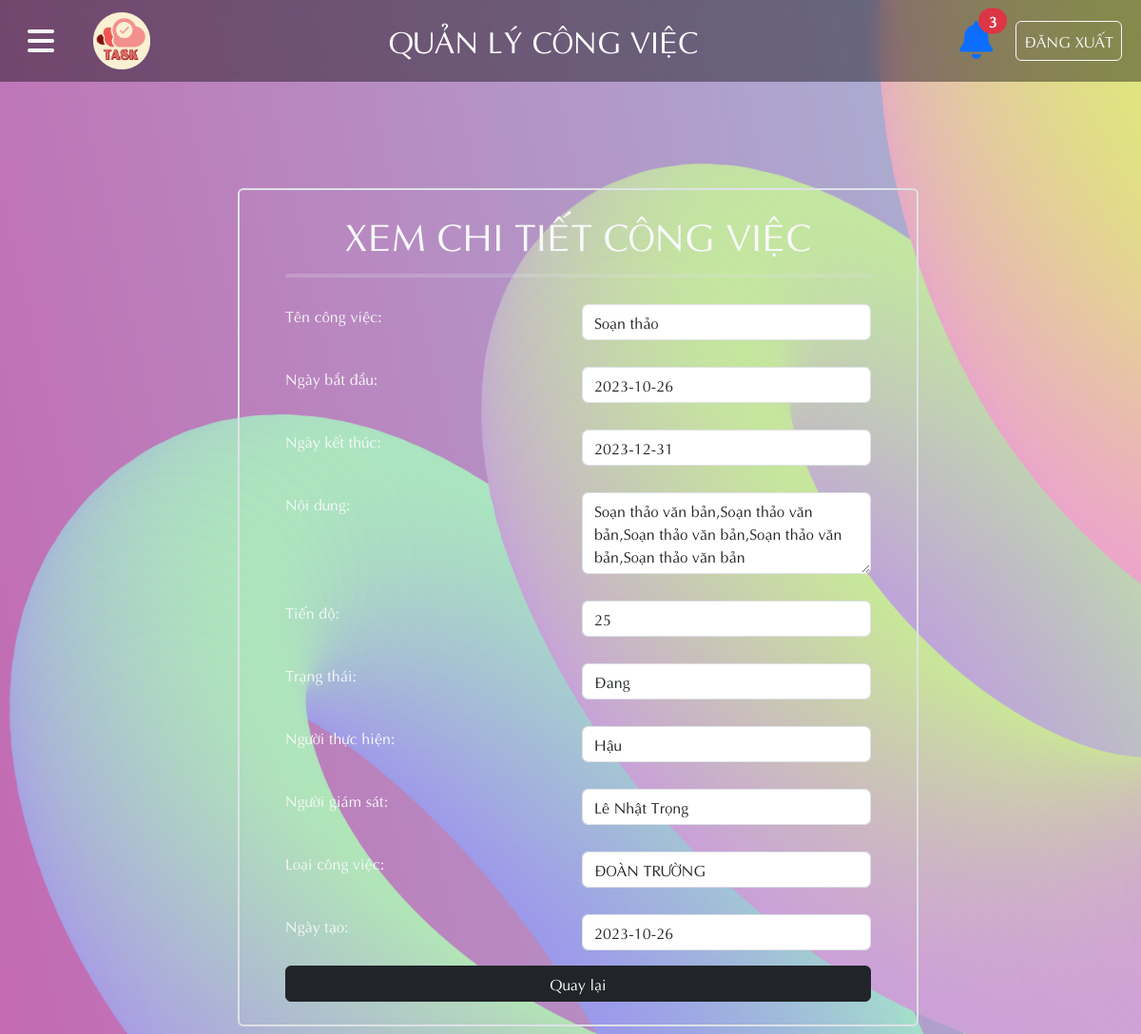
The page /Admin/ad_congviec_chitiet.php?chitiet_ma=6 on the database its author committed.
### tables this page shows
CREATE TABLE `congviec` (
  `CV_MA` int(10) NOT NULL,
  `CV_TEN` varchar(50) NOT NULL,
  `CV_NGAYBATDAU` date NOT NULL,
  `CV_NGAYKETTHUC` date NOT NULL,
  `CV_NOIDUNG` text NOT NULL,
  `CV_TIENDO` varchar(50) NOT NULL,
  `CV_TRANGTHAICV` varchar(50) NOT NULL,
  `CV_NGAYTAO` date NOT NULL,
  `CV_NTH` int(10) NOT NULL,
  `CV_NGS` int(10) NOT NULL,
  `LCV_MA` int(10) NOT NULL
);

CREATE TABLE `nguoidung` (
  `ND_MA` int(10) NOT NULL,
  `ND_HOTEN` varchar(50) NOT NULL,
  `ND_NGAYSINH` date NOT NULL,
  `ND_DIACHI` varchar(50) NOT NULL,
  `ND_SDT` varchar(10) NOT NULL,
  `ND_EMAIL` varchar(50) NOT NULL,
  `ND_MSCB` int(10) NOT NULL,
  `ND_MATKHAU` varchar(32) NOT NULL
);

CREATE TABLE `loaicongviec` (
  `LCV_MA` int(10) NOT NULL,
  `LCV_TEN` varchar(50) NOT NULL
);

### Admin/ad_thongbao.php (called while the page is built, shortened)
<?php include_once '../condb/condb.php';
$query_chuadoc = "SELECT * FROM thongbao WHERE TB_XEM = '0'";
$soluong_chuadoc = $conn->query($query_chuadoc);
$soluong_thongbao = mysqli_num_rows($soluong_chuadoc);
?>

### Admin/ad_congviec_chitiet.php (the view, shortened to what this page needs)
<?php
include_once('../condb/condb.php');
include_once './ad_thongbao.php';
$ma = $_GET['chitiet_ma'];
$query_congviec = "SELECT * FROM congviec WHERE CV_MA='$ma'";
$congviec_data = mysqli_query($conn, $query_congviec);
$congviec = mysqli_fetch_array($congviec_data);
?>
<!DOCTYPE html>
<html lang="en">
<head>
    <link href="../styles/style.css?v=<?php echo time(); ?>" rel="stylesheet" type="text/css" />
    <link href="https://cdn.jsdelivr.net/npm/bootstrap@5.3.2/dist/css/bootstrap.min.css" rel="stylesheet"
>
    <link rel="stylesheet" href="https://cdnjs.cloudflare.com/ajax/libs/font-awesome/6.4.2/css/all.min.css">
</head>
<body>
    <header>
        <nav class="navbar_container navbar  navbar-expand-lg">
            <button class=" btn mx-3" type="button" data-bs-toggle="offcanvas" data-bs-target="#offcanvasExample" aria-controls="offcanvasExample">
                <i class="fa-solid fs-2 text-light fa-bars"></i>
            </button>
            <div class="container-fluid">
                <a class="navbar-brand text-white fs-4" href="trangchu.php"><img src="../image/logo.png" style="width: 60px;" class="w3-circle"></a>
                <a class="navbar-brand text-white fs-2"> QUẢN LÝ CÔNG VIỆC </a>
                <div class="d-flex">
                    <div class="dropdown mx-4 position-relative">
                        <span class="position-absolute top-0 start-100 fs-6 translate-middle badge bg-danger rounded-pill badge-danger">
                            <?php echo $soluong_thongbao; ?>
                        </span>
                        <a id="dLabel" role="button" data-toggle="dropdown" data-target="#" href="#">
                            <i class="fs-1 fa-solid fa-bell"></i>
                        </a>
                    </div>
                    <a class="btn btn-outline-light px-2 py-2 me-2" href="../User/dangxuat.php" role="button">ĐĂNG XUẤT</a>
                </div>
            </div>
        </nav>
    </header>
    <main>
        <div class="form_center">
            <form id="form" name="form" method="post" onsubmit="return validateForm()" class="form">
                <div class="container p-5 py-4 m-2 border border-2 rounded">
                    <h1 class="text-light text-center">XEM CHI TIẾT CÔNG VIỆC</h1>
                    <hr class="text-dark border border-2 rounded " style="border-top: 4px solid white">
                    <div class="row p-2 my-1 rounded">
                        <div class="col p-1  text-light">
                            <label class="" for="text">Tên công việc:</label>
                        </div>
                        <div class="col p-1 ">
                            <input readonly class="form-control" type="text" placeholder="Nhập tên công việc" name="ten" id="ten" value="<?php echo $congviec['CV_TEN'];?> ">
                        </div>
                    </div>
                    <div class="row p-2 my-1 rounded">
                        <div class="col p-1  text-light">
                            <label for="ngaybatdau">Ngày bắt đầu:</label>
                        </div>
                        <div class="col p-1 ">
                            <input readonly class="form-control" type="" placeholder="Điền ngày bắt đầu công việc" name="ngaybatdau" id="ngaybatdau" value="<?php echo $congviec['CV_NGAYBATDAU'];?> ">
                        </div>
                    </div>
                    <div class="row p-2 my-1 rounded">
                        <div class="col p-1  text-light">
                            <label for="ngayketthuc">Ngày kết thúc:</label>
                        </div>
                        <div class="col p-1 ">
                            <input readonly class="form-control" type="" name="ngayketthuc" id="ngayketthuc" value="<?php echo $congviec['CV_NGAYKETTHUC'];?> ">
                        </div>
                    </div>
                    <div class="row p-2 my-1 rounded">
                        <div class="col p-1  text-light">
                            <label class="" for="text">Nội dung:</label>
                        </div>
                        <div class="col p-1 ">
                            <textarea readonly class="form-control" name="noidung" id="noidung" rows="3"><?php echo $congviec['CV_NOIDUNG'];?></textarea>
                        </div>
                    </div>
                    <div class="row p-2 my-1 rounded">
                        <div class="col p-1  text-light">
                            <label class="" for="text">Tiến độ:</label>
                        </div>
                        <div class="col p-1 ">
                            <input readonly type="number" min="0" max="100" class="form-control" name="tiendo" id="tiendo" rows="3" value=<?php echo $congviec['CV_TIENDO'];?>></input>
                        </div>
                    </div>
                    <div class="row p-2 my-1 rounded">
                        <div class="col p-1  text-light">
                            <label class="" for="trangthai">Trạng thái:</label>
                        </div>
                        <div class="col p-1 ">
                            <input readonly type="text" min="<?php echo $congviec['CV_TRANGTHAICV'];?>" max="100" class="form-control" name="trangthai" id="trangthai" rows="3"
                                value=<?php echo $congviec['CV_TRANGTHAICV'];?>></input>
                        </div>
                    </div>
                    <div class="row p-2 my-1 rounded">
                        <div class="col p-1  text-light">
                            <label for="nguoithuchien">Người thực hiện:</label>
                        </div>
                        <div class="col p-1 ">
                            <input readonly type="text" class="form-control" name="nguoithuchien" value="<?php $user_id = $congviec['CV_NTH'];
$query_nguoidung = "SELECT * FROM nguoidung WHERE ND_MA='$user_id'";
$nguoidung_data = mysqli_query($conn, $query_nguoidung);
$nguoidung = mysqli_fetch_array($nguoidung_data);
echo $nguoidung['ND_HOTEN'];?> ">
                        </div>
                    </div>
                    <div class="row p-2 my-1 rounded">
                        <div class="col p-1  text-light">
                            <label for="nguoigiamsat">Người giám sát:</label>
                        </div>
                        <div class="col p-1 ">
                            <input readonly type="text" class="form-control" name="nguoigiamsat" value="<?php
                            $user_id = $congviec['CV_NGS'];
$query_nguoidung = "SELECT * FROM nguoidung WHERE ND_MA='$user_id'";
$nguoidung_data = mysqli_query($conn, $query_nguoidung);
$nguoidung = mysqli_fetch_array($nguoidung_data);
echo $nguoidung['ND_HOTEN'];
?> ">
                        </div>
                    </div>
                    <div class="row p-2 my-1 rounded">
                        <div class="col p-1  text-light">
                            <label for="loai">Loại công việc:</label>
                        </div>
                        <div class="col p-1">
                            <input readonly type="text" class="form-control" name="loaicongviec" value="<?php
$lcv_ma = $congviec['LCV_MA'];
$query_lcv = "SELECT * FROM loaicongviec WHERE LCV_MA='$lcv_ma'";
$lcv_data = mysqli_query($conn, $query_lcv);
$lcv = mysqli_fetch_array($lcv_data);
echo $lcv['LCV_TEN'];
?>">
                        </div>
                    </div>
                    <div class="row p-2 my-1 rounded">
                        <div class="col p-1  text-light">
                            <label for="ngayketthuc">Ngày tạo:</label>
                        </div>
                        <div class="col p-1 ">
                            <input readonly class="form-control" type="" name="ngayketthuc" id="ngayketthuc" value="<?php echo $congviec['CV_NGAYTAO'];?> ">
                        </div>
                    </div>
                    <div class="btn_form ">
                        <a href="ad_congviec_ds.php" style="width:100%" class="btn  btn-dark">Quay lại</a>
                    </div>
                </div>
            </form>
        </div>
    </main>
</body>
</html>

### styles/style.css (style rules this page uses)
* { margin: 0; padding: 0; box-sizing: border-box; font-family: Aptima; }
body { background-image: url(../Image/background.png); background-repeat: no-repeat; background-size: cover; background-attachment: fixed; }
.form_center { display: flex; justify-content: center; }
.btn_form { display: flex; justify-content: center; }
main { min-height: 620px; margin-top: 80px; padding-top: 24px; }
.navbar_container { background-color: rgba(0, 0, 0, 0.4); backdrop-filter: blur(10px); }
@media (min-width: 992px) { .container, .container-lg, .container-md, .container-sm { max-width: 960px; min-width: 700px; } }

### rows shown on the page
congviec: ten "Soạn thảo", ngaybatdau "2023-10-26", ngayketthuc "2023-12-31", noidung "Soạn thảo văn bản,Soạn thảo văn bản,Soạn thảo văn bản,Soạn thảo văn bản,Soạn thảo văn bản", tiendo "25", ngayketthuc "2023-10-26"
nguoidung: nguoithuchien "Hậu"
nguoidung: nguoigiamsat "Lê Nhật Trọng"
loaicongviec: loaicongviec "ĐOÀN TRƯỜNG"

### other values the page prints
$soluong_thongbao "3"
